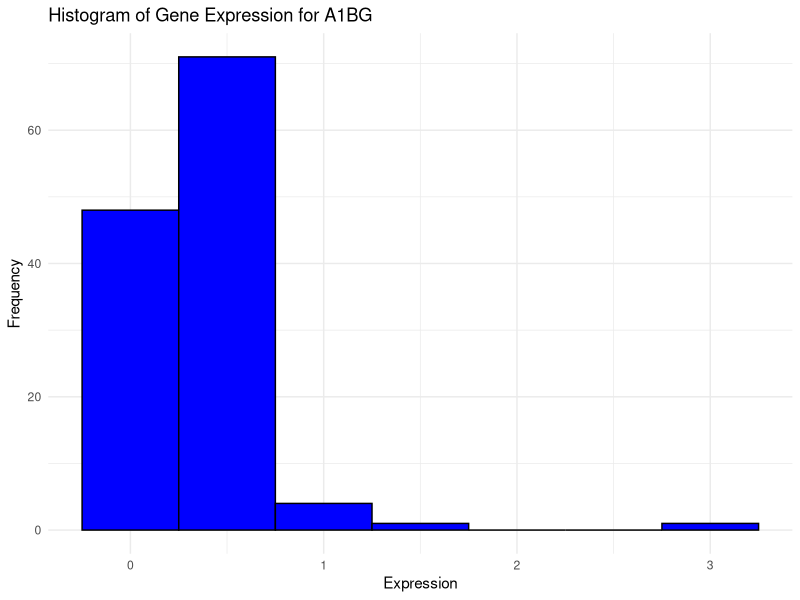
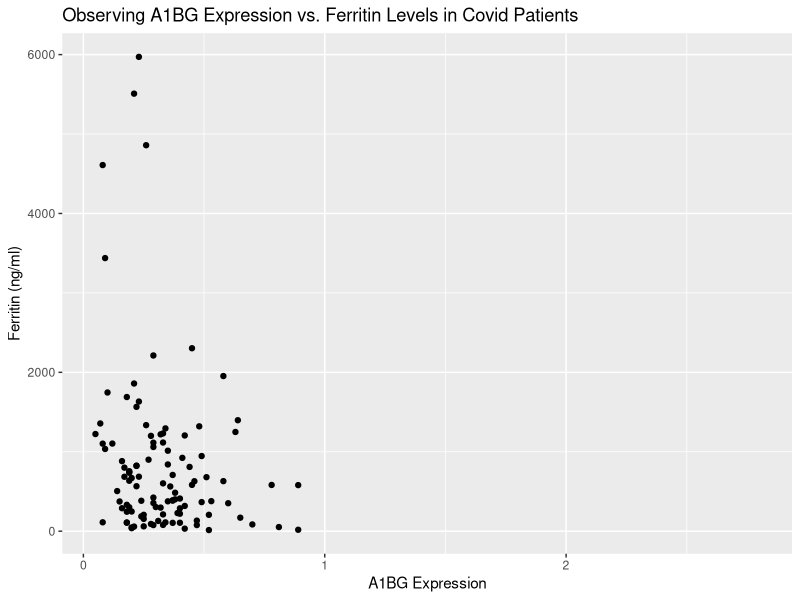
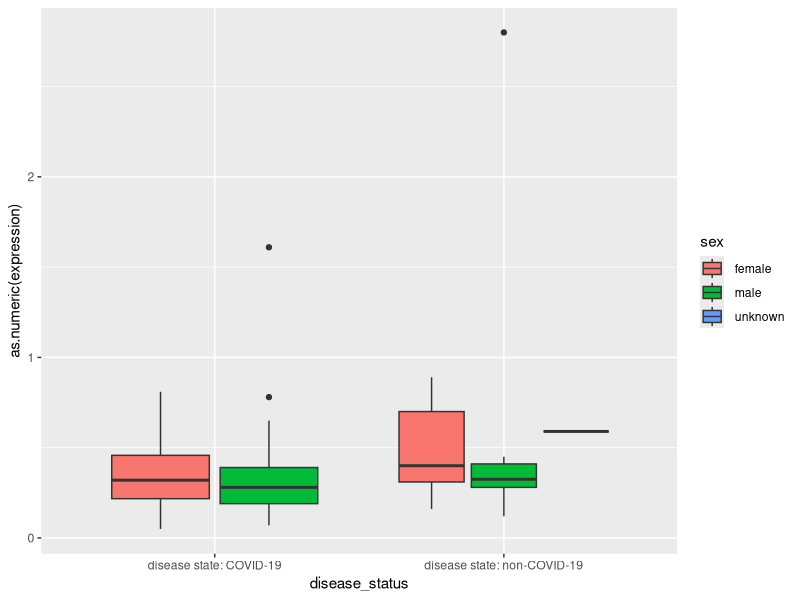

Recreate these plots in R, in order.
## ---- chunk 1
library(readr)
library(dplyr)
library(ggplot2)
library(tibble)
library(tidyr)
library(dplyr)
## ---- chunk 2
#loading in the two separate datasets provided to us (metadata & gene exppression data)
series <- read.csv("data/QBS103_GSE157103_series_matrix.csv")
genes <- read.csv("data/QBS103_GSE157103_genes.csv")

#displaying first few rows of each dataframe to get familiarized with the data
head(series)
head(genes)
## ---- chunk 3
#goal is to merge both dataframes - we can merge them based on participant ID

#transposing the genes df and turning it back to a df so it can have 'participant_id' as rows (the same rows as the metadata)
genes_transposed <- as.data.frame(t(genes))

#assigning row x with gene name to be the column headers
colnames(genes_transposed) <- as.character(genes_transposed[1, ])

# getting rid of the x row because it has redundant info (same values as column names)
genes_transposed <- genes_transposed[-1, ]

#setting the row name to participant id so we can use this column to merge with metadata
genes_transposed <- rownames_to_column(genes_transposed, var = "participant_id")

#reshaping the gene so that genes and expression can be their own columns using pivot_longer
#used this source to learn how to implement pivot_longer: https://tidyr.tidyverse.org/reference/pivot_longer.html
genes_long <- genes_transposed %>%
   pivot_longer(
     cols = -participant_id,  #accessing all columns with the exception of participant_id because it is the only column without gene info
     names_to = "gene", #setting name column to gene
     values_to = "expression"  #setting values column to expression
   )

#merging long gene data and series metadata to become one dataframe
all_data <- merge(genes_long, series, by = "participant_id") #merging it on 'participant_id' column

#taking a look at the new comprehensive dataframe
head(all_data)
## ---- chunk 4
#subsetting the dataframe so that it only contains columns that I want to perform further analysis on 
#using select to subset https://www.educative.io/answers/what-is-the-select-function-in-r
covid_data <- all_data %>% select(participant_id, gene,expression, ferritin.ng.ml., sex, disease_status)

#taking a look at the new subsetted data frame
head(covid_data)
## ---- chunk 5
library(tidyverse)
a1bg_data <- covid_data %>%
  filter(gene == "A1BG") %>%
  select(expression) %>%
  mutate(expression = as.numeric(expression))  # Ensure expression is numeric

# Plot histogram
ggplot(a1bg_data, aes(x = expression)) +
  geom_histogram(binwidth = 0.5, color = "black", fill = "blue") +
  labs(title = "Histogram of Gene Expression for A1BG",
       x = "Expression",
       y = "Frequency") +
  theme_minimal()
head(a1bg_data)
## ---- chunk 6
# subsetting the data so that it only contains rows where gene = A1BG and also the sex variable so it gets rid of the unknown rows
data <- covid_data %>%
  filter(gene == "A1BG")
ggplot(data, aes(x = as.numeric(expression), y = as.numeric(ferritin.ng.ml.))) +
    geom_point() + 
  labs(title = "Observing A1BG Expression vs. Ferritin Levels in Covid Patients", x= "A1BG Expression" ,y = "Ferritin (ng/ml)")
#convert both ferritin + expression to numeric
#filter unknown variables and make them null/NA and then drop all the nulls
typeof(data$expression)
#for presentation can just describe the methods i used to make the graph and general interpretation
## ---- chunk 7
ggplot(data, aes(x = disease_status, y = as.numeric(expression), fill = sex)) +
  geom_boxplot() 
